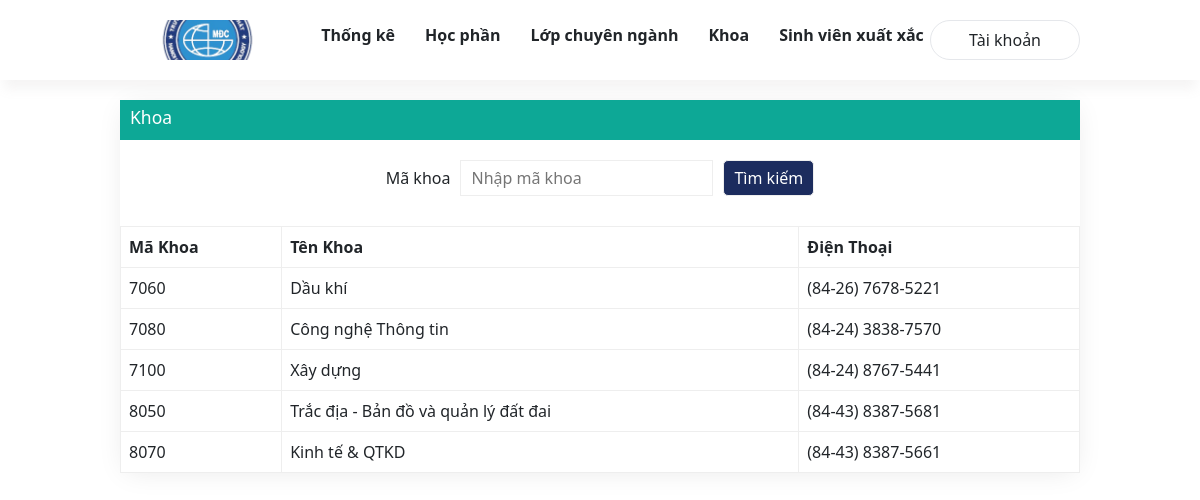
The app's page /khoa.php with its own data.
### tables this page shows
CREATE TABLE `tbl_khoa` (
  `mk` varchar(5) NOT NULL,
  `tenkhoa` varchar(50) DEFAULT NULL,
  `dienthoai` varchar(20) DEFAULT NULL
);

### khoa.php (the view, shortened to what this page needs)
<?php
include('./database/config.php');
?>
<!DOCTYPE html>
<html lang="en">
<head>
    <link href="https://cdn.jsdelivr.net/npm/bootstrap@5.1.3/dist/css/bootstrap.min.css" rel="stylesheet"
>
    <link rel="stylesheet" href="./assets/css/style.css">
    <link href="https://fonts.cdnfonts.com/css/sf-pro-display" rel="stylesheet">
</head>
<body>
    <header class="header">
        <div class="container">
            <a href="index.php" class="logo">
                <img src="./assets/imgs/logo.png" alt="">
            </a>
            <ul class="category-list">
                <li class="category-item">
                    <a href="index.php" class="category_name">Thống kê</a>
                </li>
                <li class="category-item">
                    <a href="hocphan.php" class="category_name">Học phần</a>
                </li>
                <li class="category-item">
                    <a href="lopchuyennganh.php" class="category_name">Lớp chuyên ngành</a>
                </li>
                <li class="category-item">
                    <a href="khoa.php" class="category_name">Khoa</a>
                </li>
                <li class="category-item">
                    <a href="svxuatxac.php" class="category_name">Sinh viên xuất xắc</a>
                </li>
            </ul>
            <div class="user">
                <div class="user-outline">
                    <span>Tài khoản</span>
                </div>
            </div>
        </div>
    </header>
    <main class="content">
        <article>
            <div class="box-parent">
                <?php
                if (isset($_POST['search_btn'])) {
                    $search_content = $_POST['search_content'];
                    $sql_select     = "SELECT * FROM tbl_khoa WHERE mk LIKE '%$search_content%'";
                } else {
                    $sql_select = "SELECT * FROM tbl_khoa";
                }
                $stmt_select = $pdo->prepare($sql_select);
                $stmt_select->execute();
                $result_select = $stmt_select->fetchAll(PDO::FETCH_ASSOC);
                ?>
                <div class="container">
                    <div class="box">
                        <div class="header-content">
                            <h3>Khoa</h3>
                        </div>
                        <div class="body-content">
                            <form action="" method="POST" class="search-content">
                                <span>Mã khoa</span>
                                <input type="text" name="search_content" placeholder="Nhập mã khoa">
                                <button name="search_btn" class="search_btn">Tìm kiếm</button>
                            </form>
                            <table class="table-content">
                                <thead>
                                    <th>Mã Khoa</th>
                                    <th>Tên Khoa</th>
                                    <th>Điện Thoại</th>
                                </thead>
                                <tbody>
                                    <?php foreach ($result_select as $row) { ?>
                                        <tr>
                                            <td>
                                                <?= $row['mk'] ?>
                                            </td>
                                            <td>
                                                <?= $row['tenkhoa'] ?>
                                            </td>
                                            <td>
                                                <?= $row['dienthoai'] ?>
                                            </td>
                                        </tr>
                                    <?php } ?>
                                </tbody>
                            </table>
                        </div>
                    </div>
                </div>
            </div>
        </article>
    </main>
</body>
</html>

### assets/css/style.css (style rules this page uses)
:root { --font: 'SF Pro Display', sans-serif; --yellow: #ffdd00; --blue: #212b5b; --light_blue: #f2f4fa; --dark_blue: #1c2c5e; --white: #fff; }
a { text-decoration: none; color: inherit; cursor: pointer; }
input { display: block; }
button { cursor: pointer; }
li { list-style: none; }
.content { margin-top: 10rem; }
.container { padding-inline: 9rem; }
html { font-size: 62.5%; font-family: var(--font); }
body { background-color: var(--white); font-size: 1.6rem; }
.header { position: fixed; background-color: var(--white); top: 0; left: 0; width: 100%; height: 80px; box-shadow: 0px 13px 11px -4px rgba(157, 147, 147, 0.1); z-index: 4; }
.header .container { width: 100%; height: 100%; display: flex; justify-content: space-between; align-items: center; }
.logo { width: 175px; height: 40px; }
.logo img { width: 100%; height: 100%; object-fit: cover; }
.category-list { display: flex; align-items: center; gap: 30px; }
.category-item { position: relative; display: flex; align-items: center; gap: 5px; cursor: pointer; font-weight: 600; height: 5rem; }
.user { position: relative }
.user-outline { height: 40px; width: 150px; border: 1px solid #e5e7eb; border-radius: 20px; display: flex; align-items: center; justify-content: center; gap: 10px; }
.box-parent { width: 100%; height: 100vh; }
.box-parent .container { height: 100%; }
.header-content { background-color: rgb(13, 168, 150); color: var(--white); padding-inline: 1rem; display: flex; align-items: center; padding-block: 0.7rem; }
.box { box-shadow: 0px 3px 27px -6px rgba(0, 0, 0, 0.1); }
.body-content { margin-top: 2rem; }
.search-content { display: flex; justify-content: center; align-items: center; gap: 1rem; margin-bottom: 3rem; }
.search-content input, .search_btn { padding: 0.5rem 1rem; border: 1px solid #eee; }
.search_btn { background-color: var(--dark_blue); color: var(--white); border-radius: 0.5rem; }
.table-content { width: 100%; }
.table-content th, .table-content td { border: 1px solid #eee; padding: 0.8rem; }

### records on screen
tbl_khoa: mk "7060", tenkhoa "Dầu khí", dienthoai "(84-26) 7678-5221"
tbl_khoa: mk "7080", tenkhoa "Công nghệ Thông tin", dienthoai "(84-24) 3838-7570"
tbl_khoa: mk "7100", tenkhoa "Xây dựng", dienthoai "(84-24) 8767-5441"
tbl_khoa: mk "8050", tenkhoa "Trắc địa - Bản đồ và quản lý đất đai", dienthoai "(84-43) 8387-5681"
tbl_khoa: mk "8070", tenkhoa "Kinh tế & QTKD", dienthoai "(84-43) 8387-5661"
